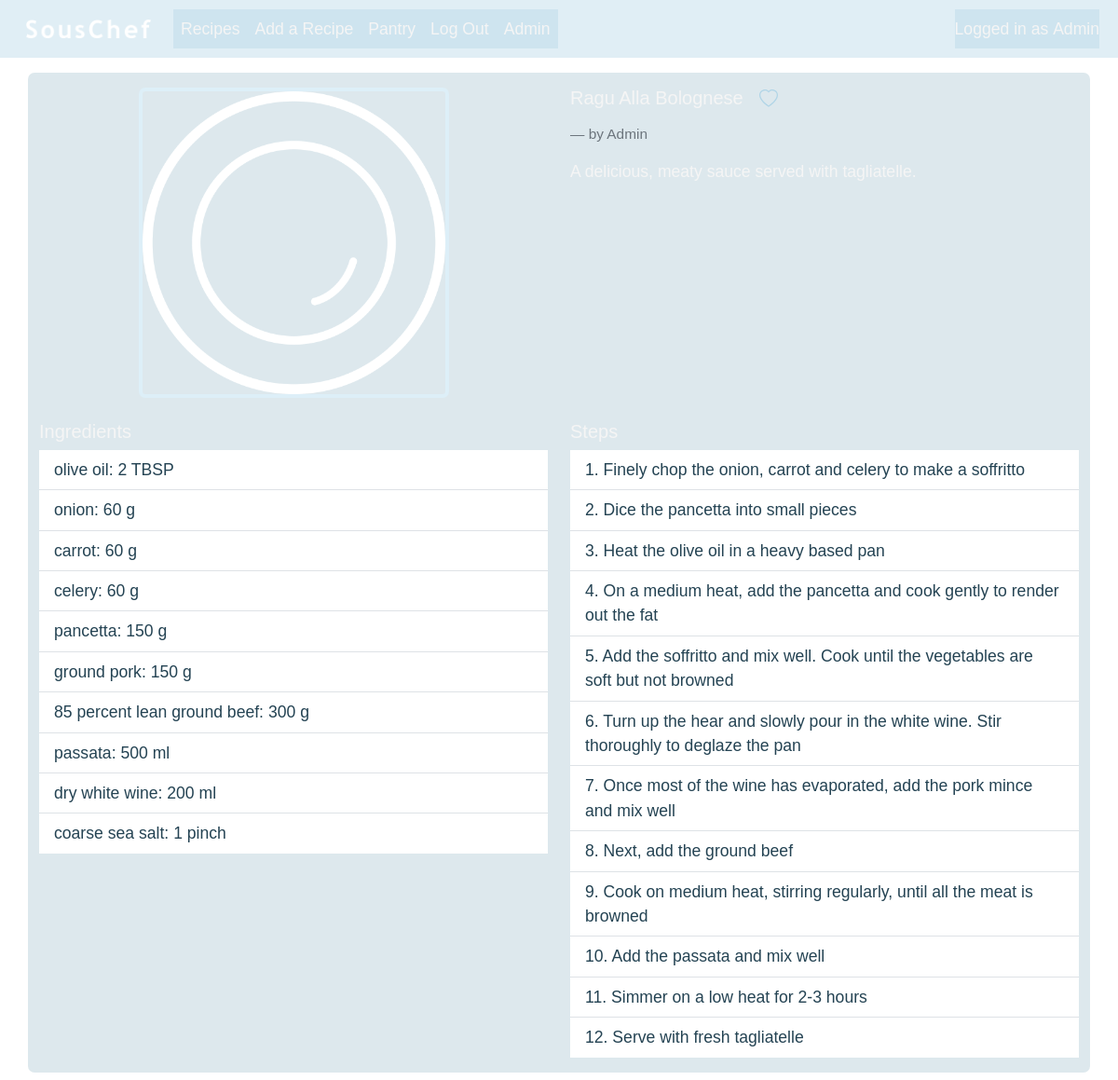
Before: /recipe/44 (signed in) with the older database file.
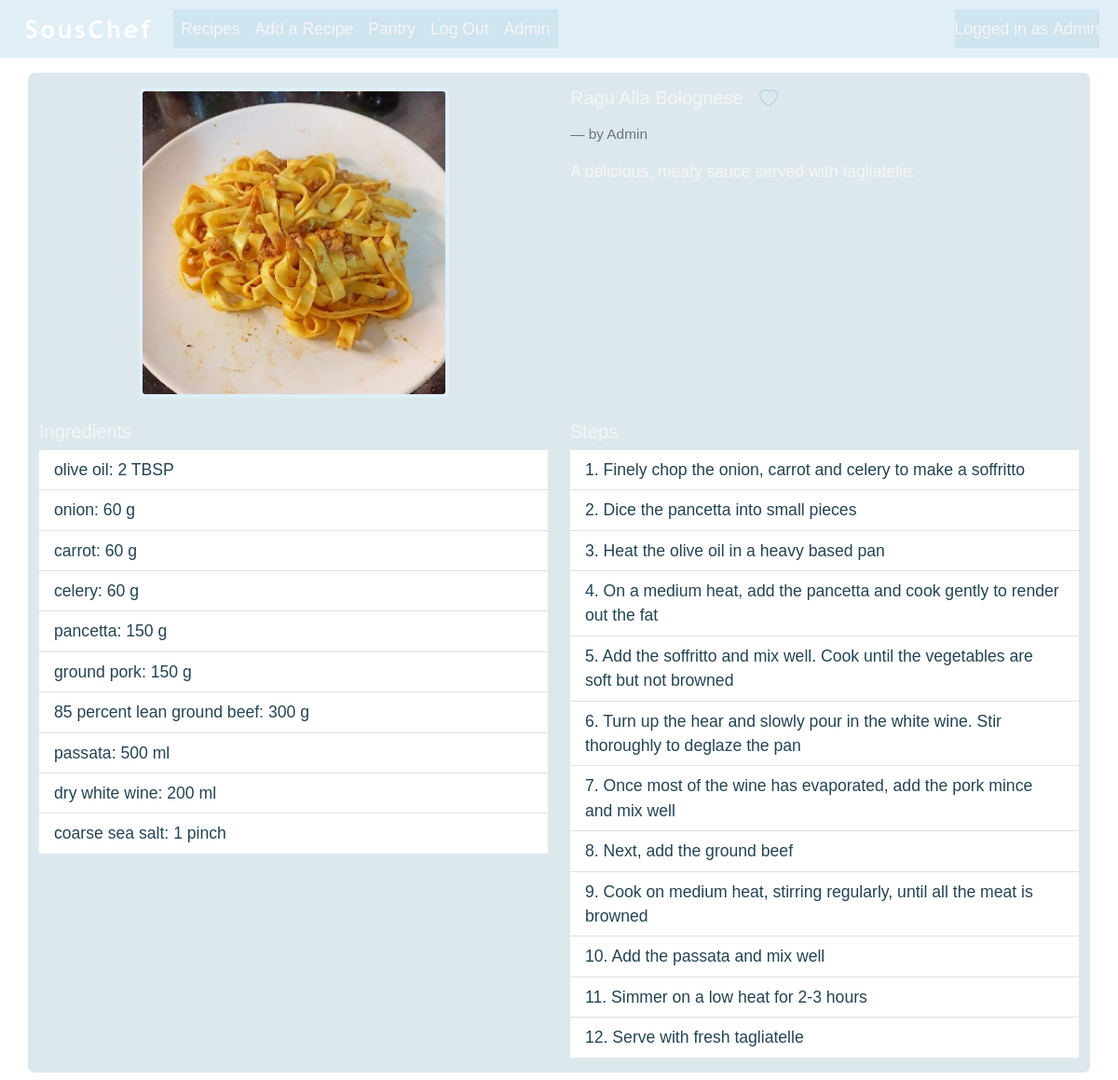
After: the same page with the newer database file.
### souschef/models.py (models this page shows, shortened)
class Recipe(models.Model):
    title = models.CharField(max_length=128)
    description = models.TextField()
    ingredients = models.ManyToManyField(Ingredient, through="IngredientPerRecipe")
    image = models.ImageField(upload_to="recipe_pics", null=True, blank=True)
    created_by = models.ForeignKey(User, on_delete=models.CASCADE)
    created_on = models.DateTimeField(auto_now_add=True)

class User(AbstractUser):
    pass

### souschef/views.py (the view)
# urls.py: path("recipe/<int:id>", views.recipe, name="recipe"),
def recipe(request, id):
    recipe = Recipe.objects.get(id=id)
    if request.user.is_authenticated:
        current_user = UserDashboard.objects.get(user_name=request.user)
        favourite = Favourite.objects.filter(user=current_user, favourite_recipe=recipe).exists()
    return render(request, "souschef/recipe.html", {
        "recipe": recipe,
        "favourite": favourite
    })

### souschef/models.py (called while the page is built)
    def __str__(self):
        return self.unit_type

### souschef/templates/souschef/recipe.html (shortened to what this page needs)
{% extends "SousChef/layout.html" %}
{% load static %}
{% block body %}
    <div class="container bg-custom mb-2 pb-2">
        <div class="row justify-content-start">
            <div class="col d-flex justify-content-center my-2">
                <div>
                    {% if recipe.image %}
                        <img src="{{ recipe.image.url }}" class="img-fluid mx-auto m-2 recipe-image-full border border-4" alt="recipe image">
                    {% else %}
                        <img src="{% static 'images/default_pics/default_recipe.png' %}" class="img-fluid mx-auto m-2 recipe-image-full border border-4" alt="recipe image">
                    {% endif %}
                </div>
            </div>
            <div class="col my-2" style="--bs-bg-opacity: .5;">
                <div class="d-flex align-items-center mb-4">
                    <h5 class="card-title mb-0">{{ recipe.title }}</h5>
                    {% if user.is_authenticated %}
                        <button class="btn mx-1" onclick="favRecipe({{ recipe.id }}, event)">
                        </button>
                    {% endif %}
                </div>
                <div class="">
                    <p class="blockquote-footer">by {{ recipe.created_by }}</p>
                </div>
                 <div>{{ recipe.description }}</div>
            </div>
        </div>
        <div class="row">
            <div class="col my-2">
                <div>
                    <h5>Ingredients</h5>
                    <ul class="list-group list-group-flush">
                        {% for ingredient in recipe.ingredientperrecipe_set.all %}
                            <li class="list-group-item text-darker">
                                <a class="text-darker" href="{% url 'ingredient' ingredient.ingredient.id %}">{{ ingredient.ingredient.name }}</a>: {{ ingredient.amount|floatformat }} {{ ingredient.unit }}
                            </li>
                        {% endfor %}
                    </ul>
                </div>
            </div>
            <div class="col my-2">
                <div>
                    <h5>Steps</h5>
                    <ul class="list-group list-group-flush">
                        {% for step in recipe.step_set.all %}
                            <li class="list-group-item text-darker">
                                {{ step.step_number }}. {{ step.step_text }}
                            </li>
                        {% endfor %}
                    </ul>
                </div>
            </div>
        </div>
    </div>
{% endblock %}

Changed rows visible on the page:
changed Recipe "Admin": image: picture added
